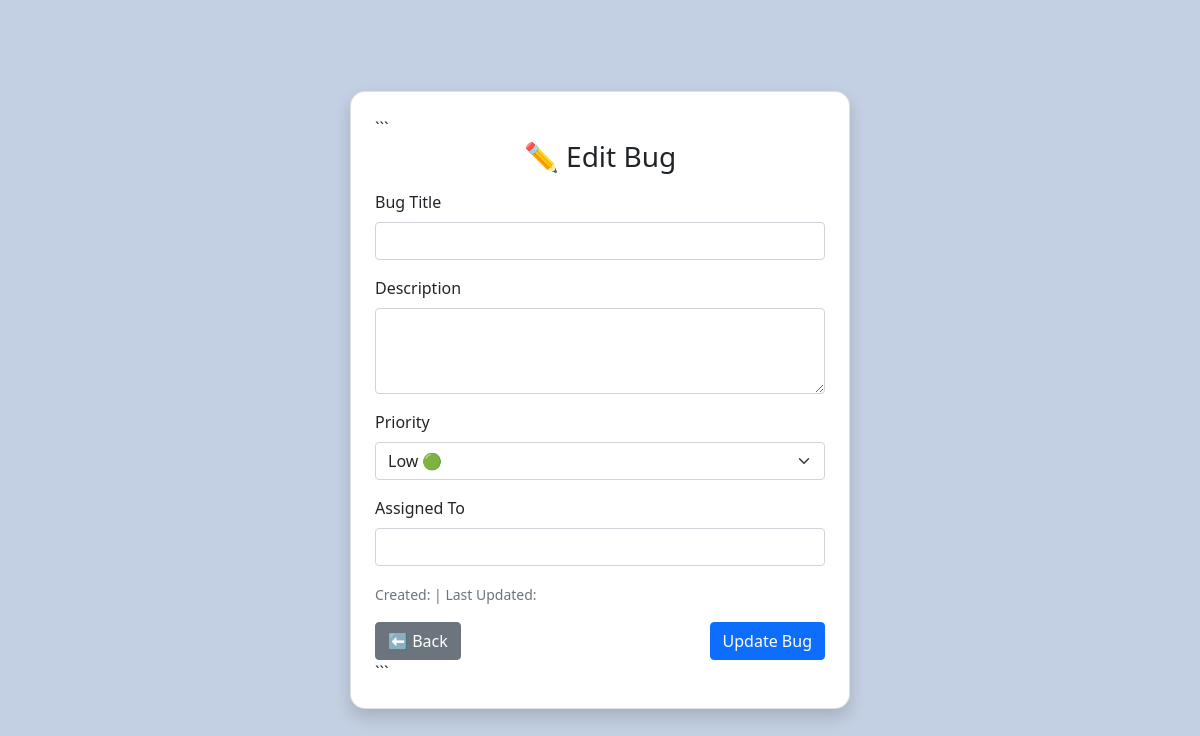
Page /edit/1 on the earlier database version.
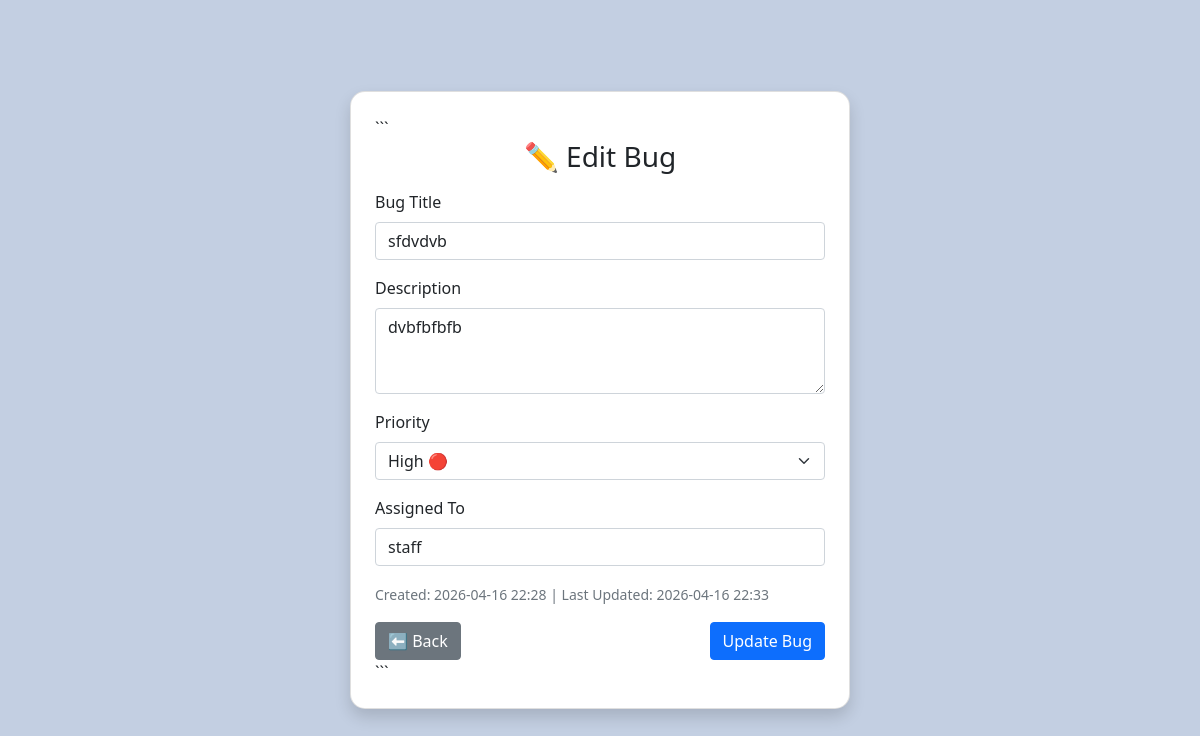
Same page on the later database version.
### tables this page shows
CREATE TABLE bugs(
        id INTEGER PRIMARY KEY AUTOINCREMENT,
        title TEXT NOT NULL,
        description TEXT,
        priority TEXT CHECK(priority IN ('Low','Medium','High')) DEFAULT 'Low',
        status TEXT CHECK(status IN ('Open','In Progress','Resolved')) DEFAULT 'Open',
        assigned_to TEXT,
        created_at TEXT NOT NULL,
        updated_at TEXT NOT NULL
    );

### app.py (the view, shortened to what this page needs)
@app.route("/edit/<int:id>", methods=["GET","POST"])
def edit(id):
    con = db()
    cur = con.cursor()
    cur.execute("SELECT * FROM bugs WHERE id=?", (id,))
    bug = cur.fetchone()
    return render_template("edit_bug.html", bug=bug)

### app.py (called while the page is built)
def db():
    return sqlite3.connect("database.db")

### templates/edit_bug.html (shortened to what this page needs)
<!DOCTYPE html>
<html lang="en">
<head>
<link href="https://cdn.jsdelivr.net/npm/bootstrap@5.0.2/dist/css/bootstrap.min.css" rel="stylesheet">
</head>
<body class="d-flex justify-content-center align-items-center">
<div class="card shadow p-4" style="width: 500px;">
```
<h3 class="text-center mb-3">✏️ Edit Bug</h3>
<form method="POST" onsubmit="return validateForm()">
    <div class="mb-3">
        <label class="form-label">Bug Title</label>
        <input id="title" name="title" value="{{bug[1]}}" class="form-control" required>
    </div>
    <div class="mb-3">
        <label class="form-label">Description</label>
        <textarea id="desc" name="description" class="form-control" rows="3">{{bug[2]}}</textarea>
    </div>
    <div class="mb-3">
        <label class="form-label">Priority</label>
        <select name="priority" class="form-select">
            <option value="Low" {{'selected' if bug[3]=='Low'}}>Low 🟢</option>
            <option value="High" {{'selected' if bug[3]=='High'}}>High 🔴</option>
        </select>
    </div>
    <div class="mb-3">
        <label class="form-label">Assigned To</label>
        <input name="assigned" value="{{bug[5]}}" class="form-control">
    </div>
    <div class="mb-3">
        <small class="text-muted">
            Created: {{bug[6]}} | Last Updated: {{bug[7]}}
        </small>
    </div>
    <div class="d-flex justify-content-between">
        <a href="/dashboard" class="btn btn-secondary">⬅ Back</a>
        <button class="btn btn-primary">Update Bug</button>
    </div>
</form>
```
</div>
</body>
</html>

Differences in the rows shown:
added bugs: title "sfdvdvb", description "dvbfbfbfb", assigned "staff", created_at "2026-04-16 22:28", updated_at "2026-04-16 22:33"
Other differences:
form field priority: "Low 🟢" → "High 🔴"
